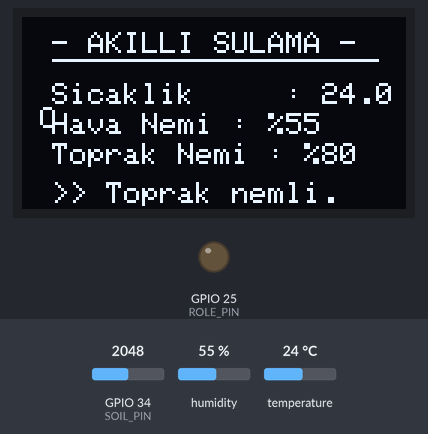
A sketch run on a simulated ESP32. Shown: 128×64 one-colour display, output pins drawn as LEDs (lit = HIGH). Inputs (shaded band) come from the test bench; at power-on: GPIO 34 (SOIL_PIN) = 2048, humidity 55 %, temperature 24 °C.

Above: at 2.9 s.
3.0 s: GPIO 34 (SOIL_PIN) set to 3098
At 4.6 s:
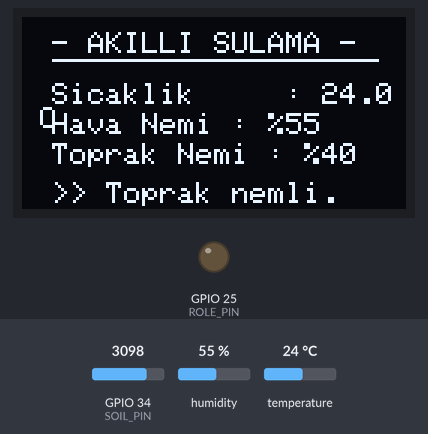
5.7 s: GPIO 34 (SOIL_PIN) set to 3195
At 6.7 s:
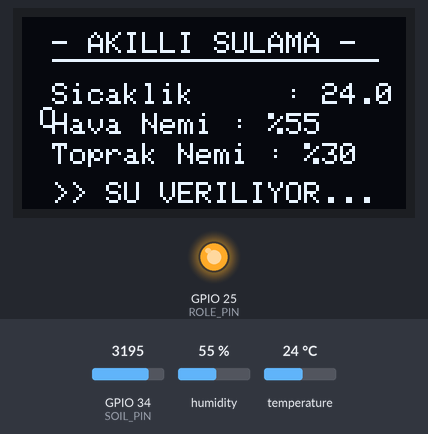
8.4 s: humidity set to 22 %
At 11.0 s:
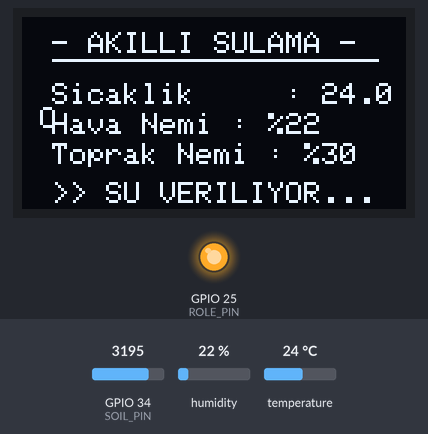
11.8 s: temperature set to 12 °C
At 13.1 s:
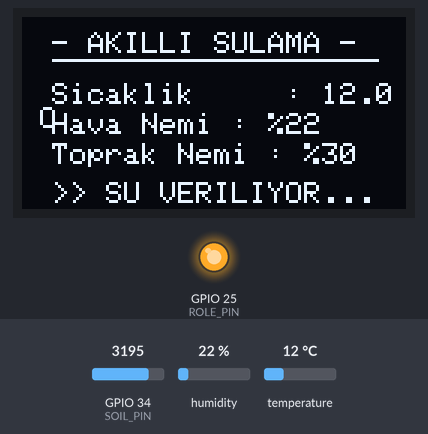
14.5 s: humidity set to 40 %
At 17.3 s:
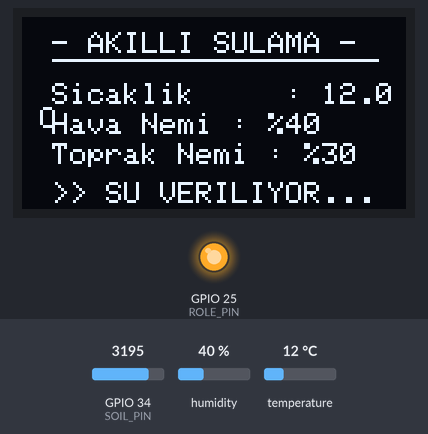
17.9 s: GPIO 34 (SOIL_PIN) set to 2866
At 19.5 s:
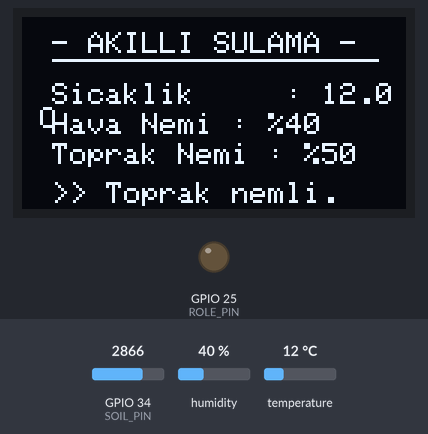
Timing chart, 0 to 21.0 s (numbered marks = the images above; inputs shaded):
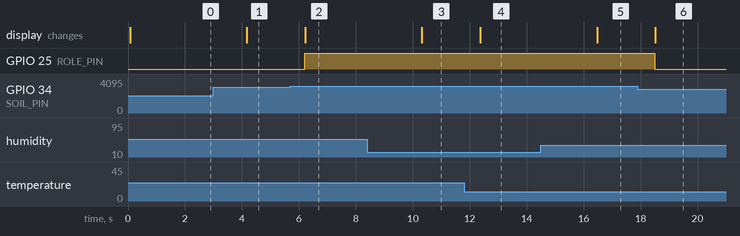

The sketch:

akilli_sulama.ino
```cpp
/*
 * ESP32 Tabanlı Akıllı Bitki Takip ve Sulama Sistemi
 * Gömülü Sistemler Dersi Projesi
 */

#include <Wire.h>
#include <Adafruit_GFX.h>
#include <Adafruit_SSD1306.h>
#include <DHT.h>

// ---- OLED ekran ----
#define SCREEN_WIDTH 128
#define SCREEN_HEIGHT 64
#define OLED_RESET   -1
Adafruit_SSD1306 display(SCREEN_WIDTH, SCREEN_HEIGHT, &Wire, OLED_RESET);

// ---- Pinler ----
#define DHTPIN   14
#define DHTTYPE  DHT11
#define SOIL_PIN 34
#define ROLE_PIN 25

// ---- Toprak nem sensörü kalibrasyon değerleri ----
#define KURU_DEGER  4000
#define ISLAK_DEGER 1500

DHT dht(DHTPIN, DHTTYPE);

float sonSicaklik = 0.0;
float sonHavaNemi = 0.0;

void setup() {
  Serial.begin(115200);
  Wire.begin(21, 22);  // SDA, SCL

  pinMode(ROLE_PIN, OUTPUT);
  digitalWrite(ROLE_PIN, LOW);

  dht.begin();

  if (!display.begin(SSD1306_SWITCHCAPVCC, 0x3C)) {
    for (;;);
  }
  display.clearDisplay();
  display.setTextColor(SSD1306_WHITE);
}

void loop() {
  // Sıcaklık ve hava nemi (okuma hatalıysa son geçerli değer korunur)
  float anlikT = dht.readTemperature();
  float anlikH = dht.readHumidity();

  if (!isnan(anlikT)) {
    sonSicaklik = anlikT;
  }
  if (!isnan(anlikH)) {
    sonHavaNemi = anlikH;
  }

  // Toprak nemi (% olarak, 10'un katlarına yuvarlanır)
  int hamDeger = analogRead(SOIL_PIN);
  int gercekYuzde = map(hamDeger, KURU_DEGER, ISLAK_DEGER, 0, 100);
  int yuvarlanmisNem = ((gercekYuzde + 5) / 10) * 10;

  if (yuvarlanmisNem < 0)   yuvarlanmisNem = 0;
  if (yuvarlanmisNem > 100) yuvarlanmisNem = 100;

  // Ekran
  display.clearDisplay();
  display.setTextSize(1);

  display.setCursor(10, 5);
  display.println("- AKILLI SULAMA -");
  display.drawLine(10, 14, 118, 14, SSD1306_WHITE);

  display.setCursor(10, 22);
  display.print("Sicaklik     : ");
  display.print(sonSicaklik, 1);
  display.print(" C");

  display.setCursor(10, 32);
  display.print("Hava Nemi : %");
  display.println(sonHavaNemi, 0);

  display.setCursor(10, 42);
  display.print("Toprak Nemi : %");
  display.println(yuvarlanmisNem);

  // Sulama kararı
  display.setCursor(10, 55);
  if (yuvarlanmisNem <= 30) {
    display.print(">> SU VERILIYOR...");
    digitalWrite(ROLE_PIN, HIGH);
  } else {
    display.print(">> Toprak nemli.");
    digitalWrite(ROLE_PIN, LOW);
  }

  display.display();
  delay(2000);
}
```

Measured:
- the behaviour switches between 3125 and 3126 on GPIO 34 (SOIL_PIN) (found by bisection; images 1 and 2)
- after the input at 3.0 s, the display: changes after 1.2 s (image 1)
- after the input at 5.7 s, GPIO 25 (ROLE_PIN): LOW → HIGH after 0.50 s; the display: changes after 0.53 s (image 2)
- after the input at 8.4 s, the display: changes after 1.9 s (image 3)
- after the input at 11.8 s, the display: changes after 0.57 s (image 4)
- after the input at 14.5 s, the display: changes after 2.0 s (image 5)
- after the input at 17.9 s, GPIO 25 (ROLE_PIN): HIGH → LOW after 0.59 s; the display: changes after 0.62 s (image 6)
